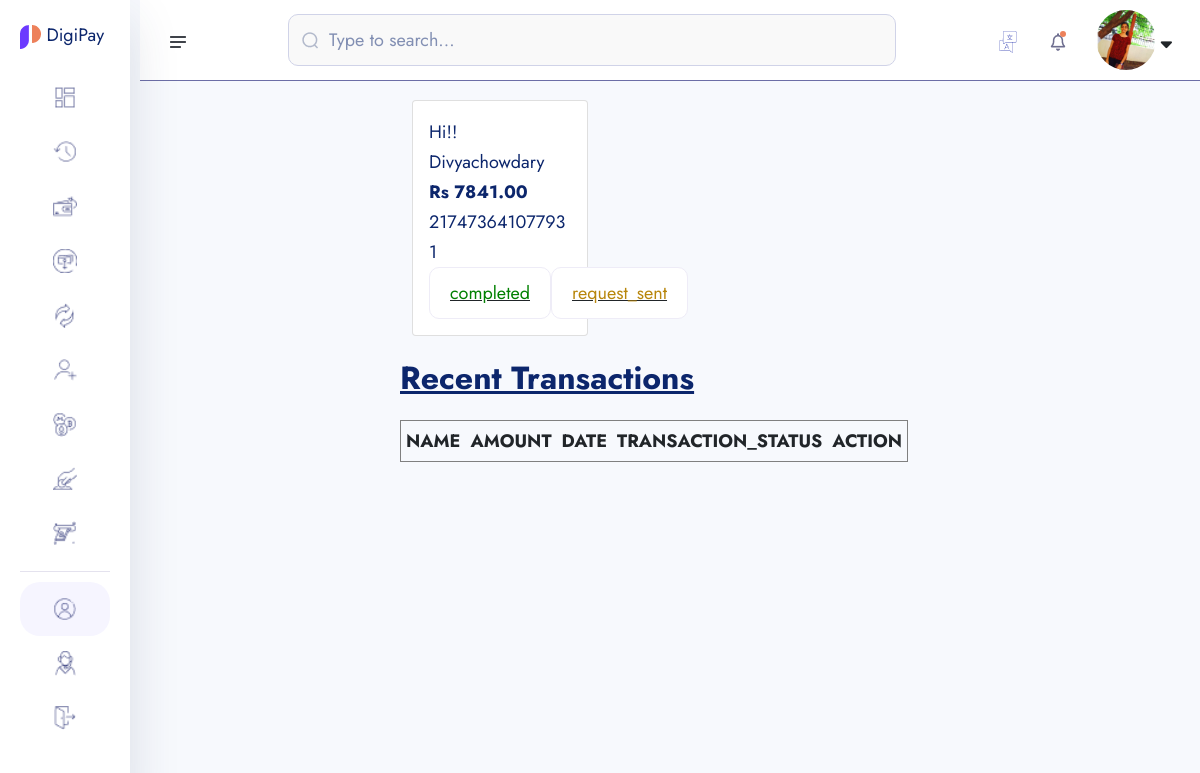
The app's page /search_user/transaction_list/ (signed in) with its own data.
### bankaccounts/models.py (models this page shows, shortened)
class KYC(models.Model):
    id=models.UUIDField(primary_key=True,unique=True,default=uuid.uuid4,editable=False)
    user=models.OneToOneField(User,on_delete=models.CASCADE)
    account=models.OneToOneField(Account,on_delete=models.CASCADE)
    full_name=models.CharField(max_length=200)
    image=models.ImageField(upload_to='userimg/')
    marital_status=models.CharField(max_length=100,choices=MARITAL_STATUS)
    gender=models.CharField(max_length=100,choices=GENDER)
    identity_type=models.CharField(max_length=100,choices=IDENTITY_TYPE)
    identity_image=models.ImageField(upload_to='userimg/')
    date_of_birth=models.DateField(auto_now_add=False)
    signature=models.ImageField(upload_to='userimg/')
    country=models.CharField(max_length=100)
    state=models.CharField(max_length=100)
    city=models.CharField(max_length=100)
    phone=models.CharField(max_length=100)
    email=models.EmailField(unique=True,blank=True)

class Account(models.Model):
    id=models.UUIDField(primary_key=True,unique=True,default=uuid.uuid4,editable=False)
    user=models.OneToOneField(User,on_delete=models.CASCADE)
    account_balance=models.DecimalField(max_digits=12,decimal_places=2,default=0.00)
    account_number=ShortUUIDField(unique=True,length=12,max_length=25,prefix='217',alphabet='1234567890')
    account_id=ShortUUIDField(unique=True,length=10,max_length=25,prefix='DIGP',alphabet='1234567890')
    pin_number=ShortUUIDField(unique=True,length=4,max_length=7,alphabet='1234567890')
    account_status=models.CharField(max_length=100,choices=ACCOUNT_STATUS,default='in-active')
    date=models.DateField(auto_now_add=True)
    kyc_submitted=models.BooleanField(default=False)
    kyc_confirmed=models.BooleanField(default=False)

### transactions/transfer.py (the view)
# urls.py: path("transaction_list/",transfer.transaction_list,name="transaction_list"),
def transaction_list(request):
    user=request.user
    account=Account.objects.get(user=user)
    kyc=KYC.objects.get(user=user)
    transaction=Transaction.objects.all()
    query1=request.POST.get("request_sent")
    query2=request.POST.get("completed")
    print(query1)
    print(query2)
    if query1:
        transaction=transaction.filter(
            Q(status=query1)
        ).distinct()
    if query2:
        transaction=transaction.filter(
            Q(status=query2)
        ).distinct()
    context={
        'account':account,
        'kyc':kyc,
        'transaction':transaction,
        'query1':query1,
        'query2':query2
    }
    return render(request,'core/transactions_list.html',context)

### templates/core/transactions_list.html (shortened to what this page needs)
{% extends 'partials/dashbord_base.html' %}
{% block content %}
<!DOCTYPE html>
<html lang="en">
<head>
</head>
<body>
    <form action="" method="POST">
  <div class="main">
  <div class="container">
    <div class="jumbotron">
        <div class="row">
            <div class="col-md-3">
                <div class="card card-body">
                  <p>Hi!! {{account.user}}</p>
                  <p><b>Rs {{account.account_balance}}</b></p>
                  <p>{{account.account_number}}</p>
                  <div class="inp">
                 <input class="in1" type="submit" value="completed" name="completed">
                 <input class="in2" type="submit" value="request_sent" name="request_sent">
                </div>
                </div>
            </div>
        </div>
    </div>
  </div>
  <br>
  <h4><b>Recent Transactions</b></h4>
  <table  border="1" cellspacing="3" cellpadding="5"  style="text-align: center;" >
    <tr>
      <th>NAME</th>
      <th>AMOUNT</th>
      <th>DATE</th>
      <th>TRANSACTION_STATUS</th>
      <th>ACTION</th>
    </tr>
  </table>
</div>
</form>
</body>
</html>
{% endblock content %}

### templates/partials/dashbord_base.html (shortened to what this page needs)
{% load static %}
<!doctype html>
<html lang="en">
<head>
    <link rel="stylesheet" href="{% static 'assets1/css/bootstrap.min.css' %}">
    <link rel="stylesheet" href="{% static 'assets1/css/fontawesome.min.css' %}">
    <link rel="stylesheet" href="{% static 'assets1/css/jquery-ui.css' %}">
    <link rel="stylesheet" href="{% static 'assets1/css/plugin/apexcharts.css' %}">
    <link rel="stylesheet" href="{% static 'assets1/css/plugin/nice-select.css' %}">
    <link rel="stylesheet" href="{% static 'assets1/css/arafat-font.css' %}">
    <link rel="stylesheet" href="{% static 'assets1/css/plugin/animate.css' %}">
    <link rel="stylesheet" href="{% static 'assets1/css/style.css' %}">
</head>
<body>
    <header class="header-section body-collapse">
        <div class="overlay">
            <div class="container-fruid">
                <div class="row d-flex header-area">
                    <div class="navbar-area d-flex align-items-center justify-content-between">
                        <div class="sidebar-icon">
                            <img src="{% static 'assets1/images/icon/menu.png' %}" alt="icon">
                        </div>
                        <form method="POST" class="flex-fill">
                            <div class="form-group d-flex align-items-center">
                                <img src="{% static 'assets1/images/icon/search.png' %}" alt="icon">
                                <input type="text" placeholder="Type to search...">
                            </div>
                        </form>
                        <div class="dashboard-nav">
                            <div class="single-item language-area">
                                <div class="language-btn">
                                    <img src="{% static 'assets1/images/icon/lang.png' %}" alt="icon">
                                </div>
                            </div>
                            <div class="single-item notifications-area">
                                <div class="notifications-btn">
                                    <img src="{% static 'assets1/images/icon/bell.png' %}" class="bell-icon" alt="icon">
                                </div>
                            </div>
                            <div class="single-item user-area">
                                <div class="profile-area d-flex align-items-center">
                                    <span class="user-profile">
                                        {% if request.user.kyc.image.url %}
                                            <img style="width: 60px; height: 60px; border-radius: 50%; object-fit: cover;" src="{{ request.user.kyc.image.url }}" alt="image">
                                        {% else %}
                                            <img src="{% static 'assets1/images/default.jpg' %}"  style="width: 50px; height: 50px; border-radius: 50%; object-fit: cover;" alt="">
                                        {% endif %}
                                    </span>
                                    <i class="fa-solid fa-sort-down"></i>
                                </div>
                            </div>
                        </div>
                    </div>
                    <div class="sidebar-wrapper">
                        <div class="sidebar-logo">
                            <a href="#"><img src="{% static 'assets1/images/fav.png' %}" alt="logo"> DigiPay</a>
                        </div>
                        <ul>
                            <li>
                                <a href="{%url 'bankaccounts:newdashboard'%}">
                                    <img src="{% static 'assets1/images/icon/dashboard.png' %}" alt="Dashboard"> <span>Dashboard</span>
                                </a>
                            </li>
                            <li>
                                <a href="{%url 'transactions:transaction_list'%}">
                                    <img src="{% static 'assets1/images/icon/transactions.png' %}" alt="Transactions"> <span>Transactions</span>
                                </a>
                            </li>
                            <li>
                                <a href="#">
                                    <img src="{% static 'assets1/images/icon/pay.png' %}" alt="Pay"> <span>Pay</span>
                                </a>
                            </li>
                            <li>
                                <a href="#">
                                    <img src="{% static 'assets1/images/icon/receive.png' %}" alt="Receive"> <span>Receive</span>
                                </a>
                            </li>
                            <li>
                                <a href="money-exchange.html">
                                    <img src="{% static 'assets1/images/icon/exchange.png' %}" alt="Exchange"> <span>Exchange</span>
                                </a>
                            </li>
                            <li>
                                <a href="recipients.html">
                                    <img src="{% static 'assets1/images/icon/recipients.png' %}" alt="Recipients"> <span>Recipients</span>
                                </a>
                            </li>
                            <li>
                                <a href="crypto.html">
                                    <img src="{% static 'assets1/images/icon/crypto.png' %}" alt="Crypto"> <span>Crypto</span>
                                </a>
                            </li>
                            <li>
                                <a href="deposit-money.html">
                                    <img src="{% static 'assets1/images/icon/deposit.png' %}" alt="Deposit"> <span>Deposit Money</span>
                                </a>
                            </li>
                            <li>
                                <a href="withdraw-money-step-1.html">
                                    <img src="{% static 'assets1/images/icon/withdraw.png' %}" alt="Withdraw"> <span>Withdraw Money</span>
                                </a>
                            </li>
                        </ul>
                        <ul class="bottom-item">
                            <li class="active">
                                <a href="#">
                                    <img src="{% static 'assets1/images/icon/account.png' %}" alt="Account"> <span>Account</span>
                                </a>
                            </li>
                            <li>
                                <a href="javascript:void(0)">
                                    <img src="{% static 'assets1/images/icon/support.png' %}" alt="Support"> <span>Support</span>
                                </a>
                            </li>
                            <li>
                                <a href="javascript:void(0)">
                                    <img src="{% static 'assets1/images/icon/quit.png' %}" alt="Quit"> <span>Quit</span>
                                </a>
                            </li>
                        </ul>
                        <div class="pt-120">
                        </div>
                    </div>
                </div>
            </div>
        </div>
    </header>
{% block content %}
{% endblock content %}
</body>
</html>

### templates/core/transactions_list.html (style rules this page uses)
.main { margin-left: 400px; margin-top: 100px; }
h4 { text-decoration: underline; }
.inp { display: flex; justify-content: space-between; text-decoration: underline; }
table { margin-top: 20px; }
.in1 { color: green; }
.in2 { color: darkgoldenrod; }

### records on screen
Account: user "Divyachowdary", account_balance "7841.00", account_number "217473641077931"
